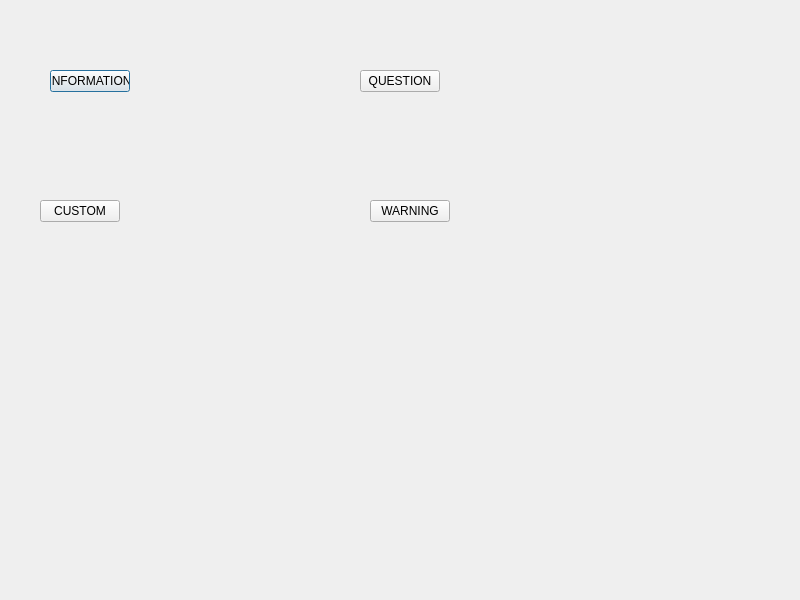
<?xml version="1.0" encoding="UTF-8"?>
<ui version="4.0">
 <class>Dialog</class>
 <widget class="QDialog" name="Dialog">
  <property name="geometry">
   <rect>
    <x>0</x>
    <y>0</y>
    <width>800</width>
    <height>600</height>
   </rect>
  </property>
  <property name="windowTitle">
   <string>Dialog</string>
  </property>
  <widget class="QPushButton" name="pushButton">
   <property name="geometry">
    <rect>
     <x>50</x>
     <y>70</y>
     <width>80</width>
     <height>22</height>
    </rect>
   </property>
   <property name="text">
    <string>INFORMATION</string>
   </property>
  </widget>
  <widget class="QPushButton" name="pushButton_2">
   <property name="geometry">
    <rect>
     <x>360</x>
     <y>70</y>
     <width>80</width>
     <height>22</height>
    </rect>
   </property>
   <property name="text">
    <string>QUESTION</string>
   </property>
  </widget>
  <widget class="QPushButton" name="pushButton_3">
   <property name="geometry">
    <rect>
     <x>40</x>
     <y>200</y>
     <width>80</width>
     <height>22</height>
    </rect>
   </property>
   <property name="text">
    <string>CUSTOM</string>
   </property>
  </widget>
  <widget class="QPushButton" name="pushButton_4">
   <property name="geometry">
    <rect>
     <x>370</x>
     <y>200</y>
     <width>80</width>
     <height>22</height>
    </rect>
   </property>
   <property name="text">
    <string>WARNING</string>
   </property>
  </widget>
 </widget>
 <resources/>
 <connections/>
</ui>
